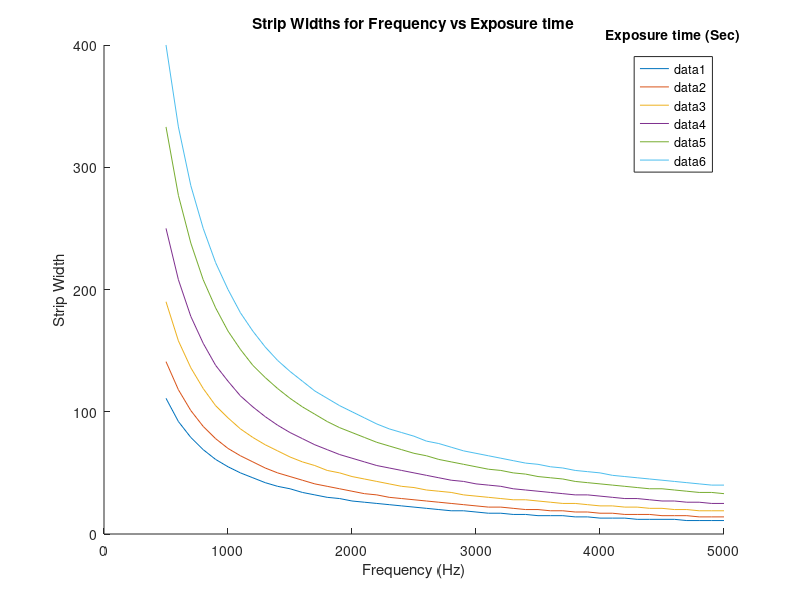

This chart was generated by the following MATLAB code:
% close all;
% clear all;
% img = imread('../Opencv_imagpros/log_30_6/50_1000_7_circle.jpg');
% f=1000;
% tr = 10.5*1e-6;
% [r,c] = size(img);
% values = double(img(:,floor(c/2)));
% values_n = values/max(values);
% % figure(1);
% % plot(values_n,'x-');
% 
% th_sig=zeros(1,r);
% for i=1:r
%     if(values_n(i)>0.5)
%         th_sig(i)=1;
%     else
%         th_sig(i)=0;
%     end
% end
% 
% figure(2)
% plot(th_sig,'x-');
% 
% N_bits = r*f*tr
close all;
clear all;
f=500:100:5000;
tr = [18 14.1 10.5 8 6 5]*1e-6;

W = zeros(length(f),length(tr));
hold on;
for i=1:length(f)
    for j=1:length(tr)
        W(i,j) = floor(1/(f(i)*tr(j)));
    end
end

for i=1:length(tr)
    p = plot(f, W(:,i),'-');
end



title('Strip Widths for Frequency vs Exposure time');
xlabel('Frequency (Hz)');
ylabel('Strip Width');
lgd = legend('show');
% lgd.FontSize = 12;
title(lgd,'Exposure time (Sec)')
% ylim([-0.2 1.2])
    
hold off;